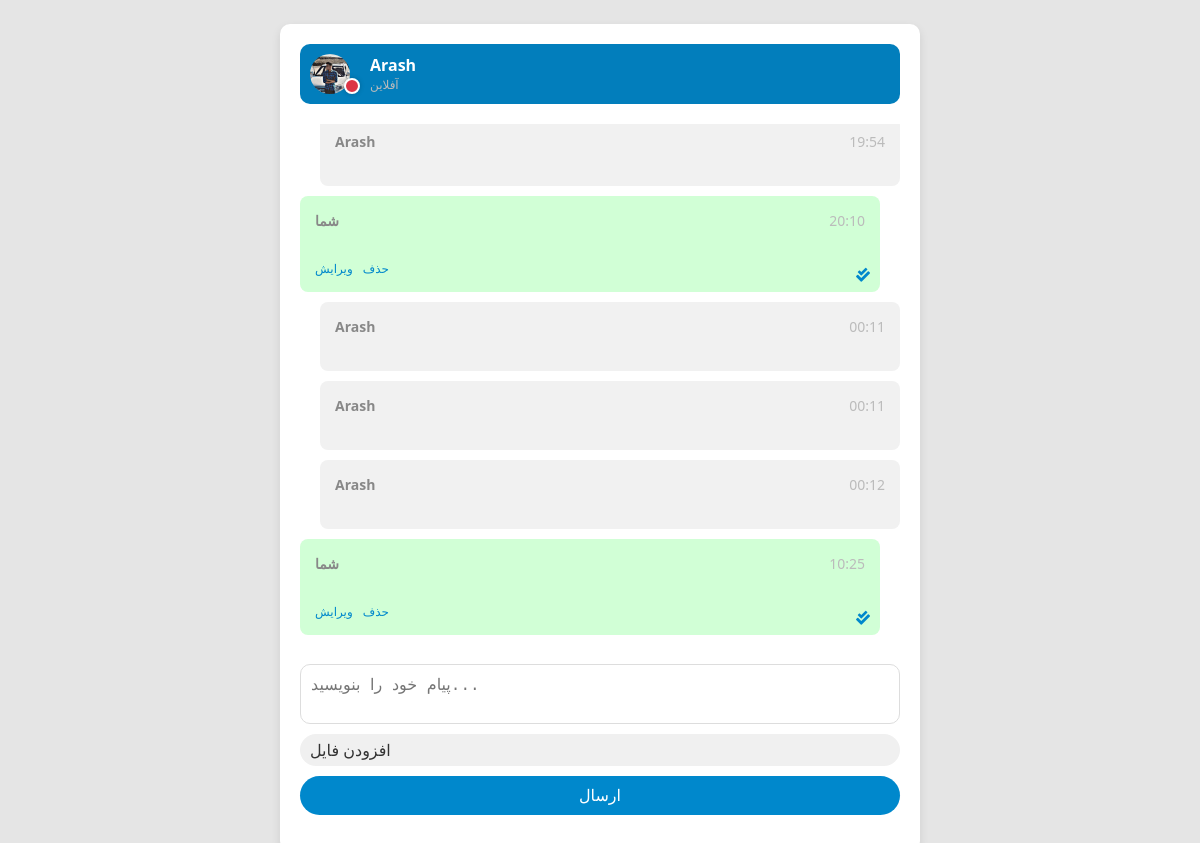
The page /chat/34/ (signed in) on the database as committed earlier.
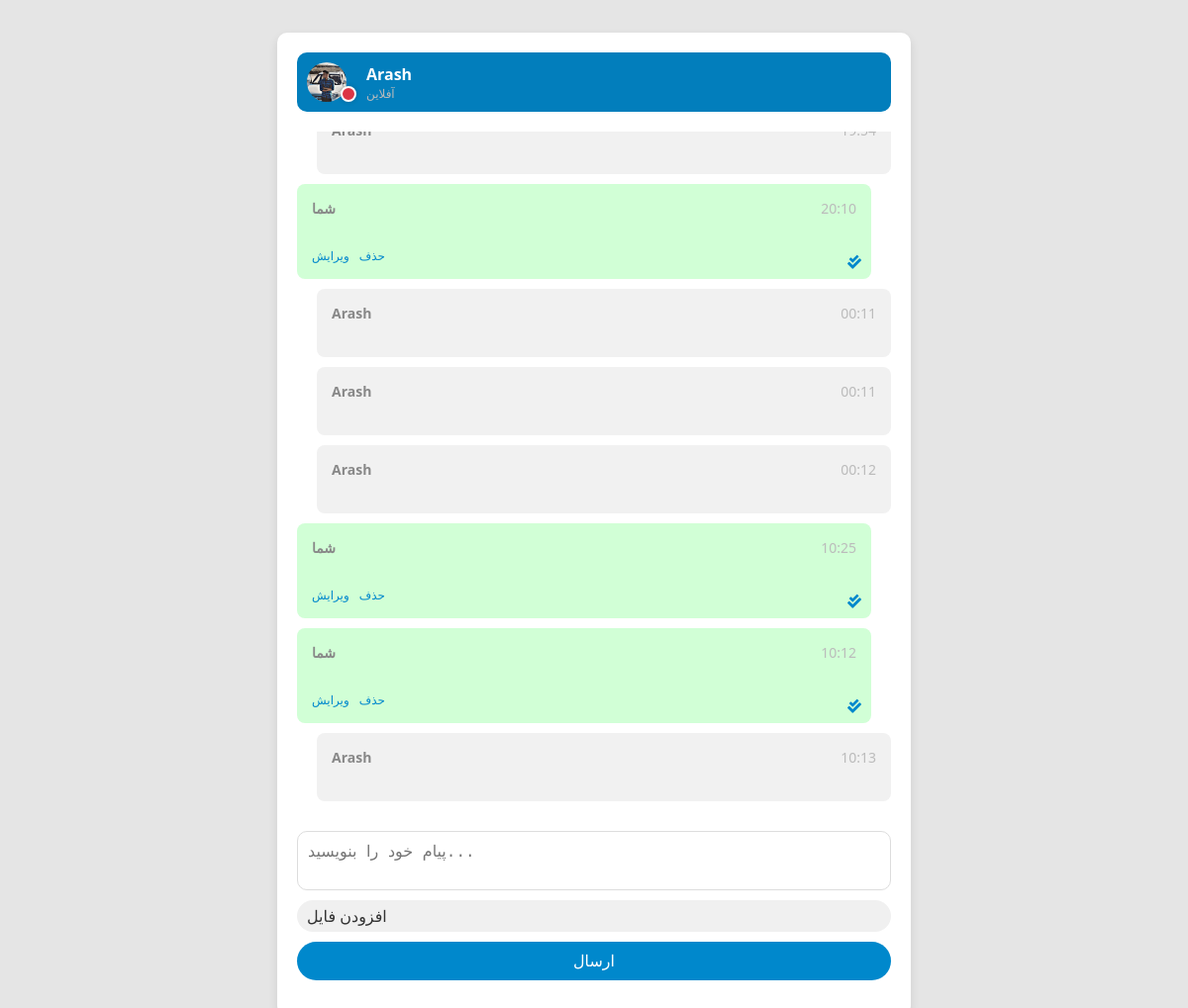
The same page on the database as committed later.
### lovegram/models.py (models this page shows, shortened)
class Message(models.Model):
    chat = models.ForeignKey(Chat, related_name='messages', on_delete=models.CASCADE)
    sender = models.ForeignKey(User, related_name='messages', on_delete=models.CASCADE)
    text = models.TextField()
    timestamp = models.DateTimeField(auto_now_add=True)
    last_edited = models.DateTimeField(null=True, blank=True)  # تاریخ آخرین ویرایش
    file = models.FileField(upload_to='message_files/', null=True, blank=True)
    status = models.CharField(max_length=20, choices=[('sent', 'ارسال‌شده'), ('read', 'خوانده‌شده')], default='sent')

class User(AbstractUser):
    phone_number = models.CharField(max_length=15, unique=True, verbose_name="شماره تلفن")
    is_verified = models.BooleanField(default=False, verbose_name="تأیید شده")
    is_online = models.BooleanField(default=False)
    last_activity = models.DateTimeField(null=True, blank=True)
    class Meta:
        verbose_name = "User"
        verbose_name_plural = "Users"
    def is_user_online(self):
        if self.last_activity:
            return self.last_activity >= now() - timedelta(minutes=5)
        return False

### lovegram/views.py (the view)
# urls.py: path('chat/<int:chat_id>/', chat_detail, name='chat_detail'),
@login_required
def chat_detail(request, chat_id):
    chat = get_object_or_404(Chat, id=chat_id)
    chat_partner = chat.participants.exclude(id=request.user.id).first()
    if request.method == 'POST':
        form = MessageForm(request.POST, request.FILES)  # اضافه کردن `request.FILES` برای دریافت فایل‌ها
        if form.is_valid():
            message = form.save(commit=False)
            message.chat = chat
            message.sender = request.user
            message.status = 'sent'  # وضعیت پیام به "ارسال‌شده" تغییر می‌کند
            message.save()
            for participant in chat.participants.all():
                if participant != request.user:
                    Notification.objects.create(
                        user=participant,
                        message=f"پیام جدید در چت '{chat.name}'",
                        timestamp=message.timestamp  # اضافه کردن زمان ارسال پیام به اعلان
                    )
            return redirect('chat_detail', chat_id=chat.id)  # پس از ارسال پیام دوباره به همین صفحه برگردیم
    else:
        form = MessageForm()
    messages = chat.messages.all()  # دریافت پیام‌های چت
    for message in messages:
        if message.status == 'sent' and message.sender != request.user:
            message.status = 'read'
            message.save()
    notifications = request.user.notifications.filter(is_read=False)
    context = {
        'chat': chat,
        'messages': messages,
        'form': form,
        'notifications': notifications,
        'chat_partner': chat_partner  # اضافه کردن اطلاعات کاربر چت‌شونده
    }
    return render(request, 'chat_detail.html', context)

### lovegram/forms.py
class MessageForm(forms.ModelForm):
    class Meta:
        model = Message
        fields = ['text','file']

### lovegram/templatetags/emoji_tags.py (called while the page is built)
@register.filter
def emoji_filter(value):
    return emoji.emojize(value)

### lovegram/templates/chat_detail.html (shortened to what this page needs)
{% load static %}
{% load emoji_tags %}
<head>
    <link rel="stylesheet" href="https://cdnjs.cloudflare.com/ajax/libs/font-awesome/5.15.4/css/all.min.css">
</head>
<div class="chat-container">
    <div class="chat-header">
        <div class="user-profile">
            <a href="{% url 'profile_detail' user_id=chat_partner.id %}">
                <div class="profile-picture-container">
                    {% if chat_partner.profile.avatar %}
                        <img src="{{ chat_partner.profile.avatar.url }}" alt="Profile" class="profile-picture">
                    {% else %}
                        <img src="{% static 'default-avatar.png' %}" alt="Default Profile" class="profile-picture">
                    {% endif %}
                    <span class="status-indicator {% if chat_partner.is_user_online %}online{% else %}offline{% endif %}"></span>
                </div>
            </a>
            <div class="user-info">
                <strong>{{ chat_partner.username }}</strong>
                <span class="status-text">
                    {% if chat_partner.is_user_online %}
                        آنلاین
                    {% else %}
                        آفلاین
                    {% endif %}
                </span>
            </div>
        </div>
    </div>
    <div class="messages">
        {% for message in messages %}
            <div class="message {% if message.sender == user %}sent{% else %}received{% endif %}">
                <div class="message-header">
                    <strong>
                        {% if message.sender == user %}
                            شما
                        {% else %}
                            {{ message.sender.username }}
                        {% endif %}
                    </strong>
                    <span class="timestamp">{{ message.timestamp|date:"H:i" }}</span>
                </div>
                {% if message.sender == user %}
                    {% if message.status == 'sent' %}
                        <span class="status sent"><i class="fa fa-check"></i></span>
                    {% elif message.status == 'read' %}
                        <span class="status read"><i class="fa fa-check-double"></i></span>
                    {% endif %}
                {% endif %}
                {% if message.sender == user %}
                    <div class="message-actions">
                        <a href="{% url 'edit_message' message.id %}" class="edit-link">ویرایش</a>
                        <a href="{% url 'delete_message' message.id %}" class="delete-link">حذف</a>
                    </div>
                {% endif %}
            </div>
        {% endfor %}
    </div>
    <form method="POST" enctype="multipart/form-data" class="message-form">
        <div class="message-input-container">
            <textarea name="text" placeholder="پیام خود را بنویسید..." required></textarea>
            <label for="file-upload" class="file-label">
                <span>افزودن فایل</span>
            </label>
            <button type="submit" class="send-btn">ارسال</button>
        </div>
    </form>
</div>

Rows that differ between the two databases and show on the page:
added Message: shows "شما", timestamp "10:12", status "read" (drawn), shows "ویرایش"
added Message: sender.username "Arash", timestamp "10:13"
